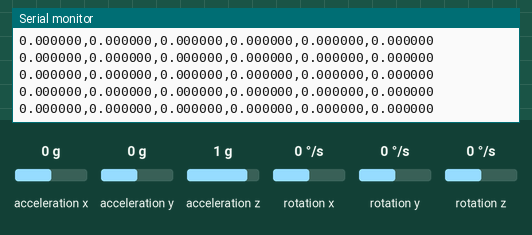
Recording of a program running on a simulated ESP32-S3. Shown: the last lines printed to the serial monitor. Wiring (inferred from the names in the program): MPU-6050 motion sensor at I2C address 0x68. The test bench sets the inputs (shaded band); at power-on: acceleration x 0 g, acceleration y 0 g, acceleration z 1 g, rotation x 0 °/s, rotation y 0 °/s, rotation z 0 °/s.

Above: at 5.6 s.
5.7 s: acceleration x set to -1.4 g
At 5.73 s:
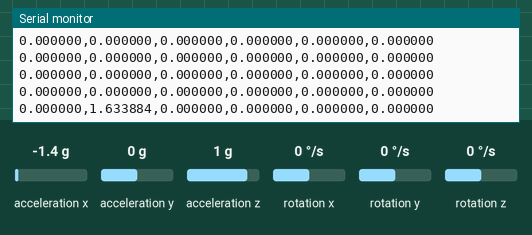
7.2 s: acceleration y set to -1.4 g
At 7.26 s:
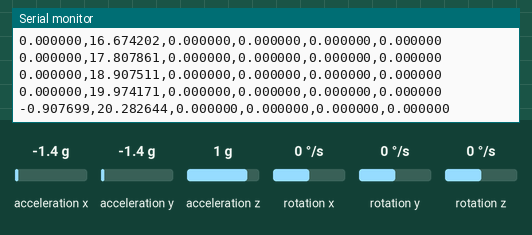
8.7 s: acceleration z set to -1.4 g
At 8.78 s:
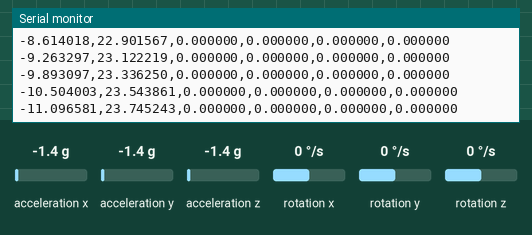
10.2 s: rotation x set to -192 °/s
At 10.21 s:
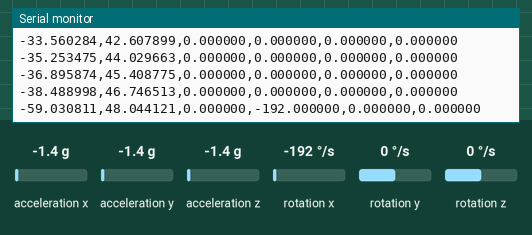
11.7 s: rotation y set to -192 °/s
At 11.74 s:
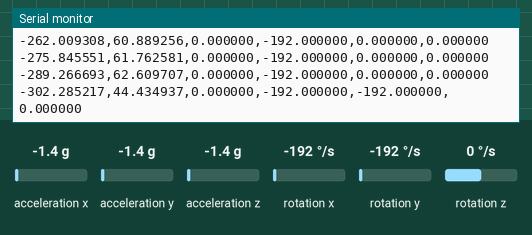
Timing chart, 0 to 14.2 s (numbered marks = the images above; inputs shaded):
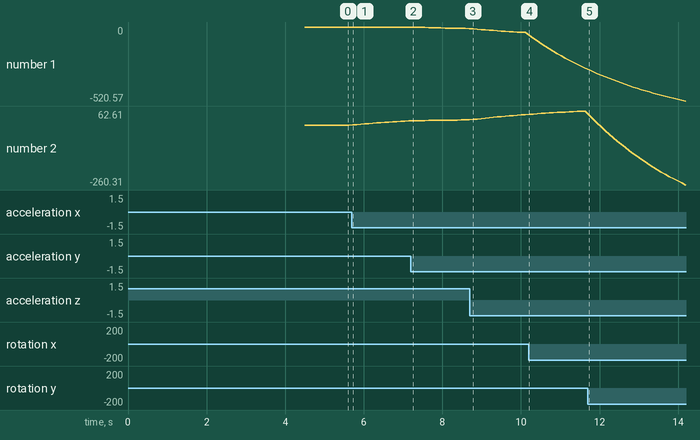

Measured:
- after the input at 5.7 s, the serial monitor: prints a new line at once (image 1)
- after the input at 7.2 s, the serial monitor: prints a new line after 0.05 s (image 2)
- after the input at 10.2 s, the serial monitor: prints a new line at once (image 4)
- after the input at 11.7 s, the serial monitor: prints a new line at once (image 5)
- plotted number 1: 0 → -11.1 after the input at 7.2 s, -11.1 → -38.49 after the input at 8.7 s, -38.49 → -289.27 after the input at 10.2 s
- plotted number 2: 0 → 19.97 after the input at 5.7 s, 19.97 → 23.75 after the input at 7.2 s, 23.75 → 46.75 after the input at 8.7 s, 62.61 → -260.31 after the input at 11.7 s

The program:

main.cpp
```cpp
#include <Arduino.h>
#include <Wire.h>
#include "SF_IMU.h"

SF_IMU mpu6050 = SF_IMU(Wire);
float roll,pitch,yaw;
float gyroX,gyroY,gyroZ;

void setup(){
  Serial.begin(115200);
  Wire.begin(1, 2, 400000UL);
  mpu6050.init();
}


void loop() {
  // put your main code here, to run repeatedly:
  mpu6050.update();
  roll = mpu6050.angle[0];
  pitch = mpu6050.angle[1];
  yaw = mpu6050.angle[2];
  gyroX = mpu6050.gyro[0];
  gyroY = mpu6050.gyro[1];
  gyroZ =mpu6050.gyro[2];
  Serial.printf("%f,%f,%f,%f,%f,%f\n",roll,pitch,yaw,gyroX,gyroY,gyroZ);
  delay(100);
}
```
